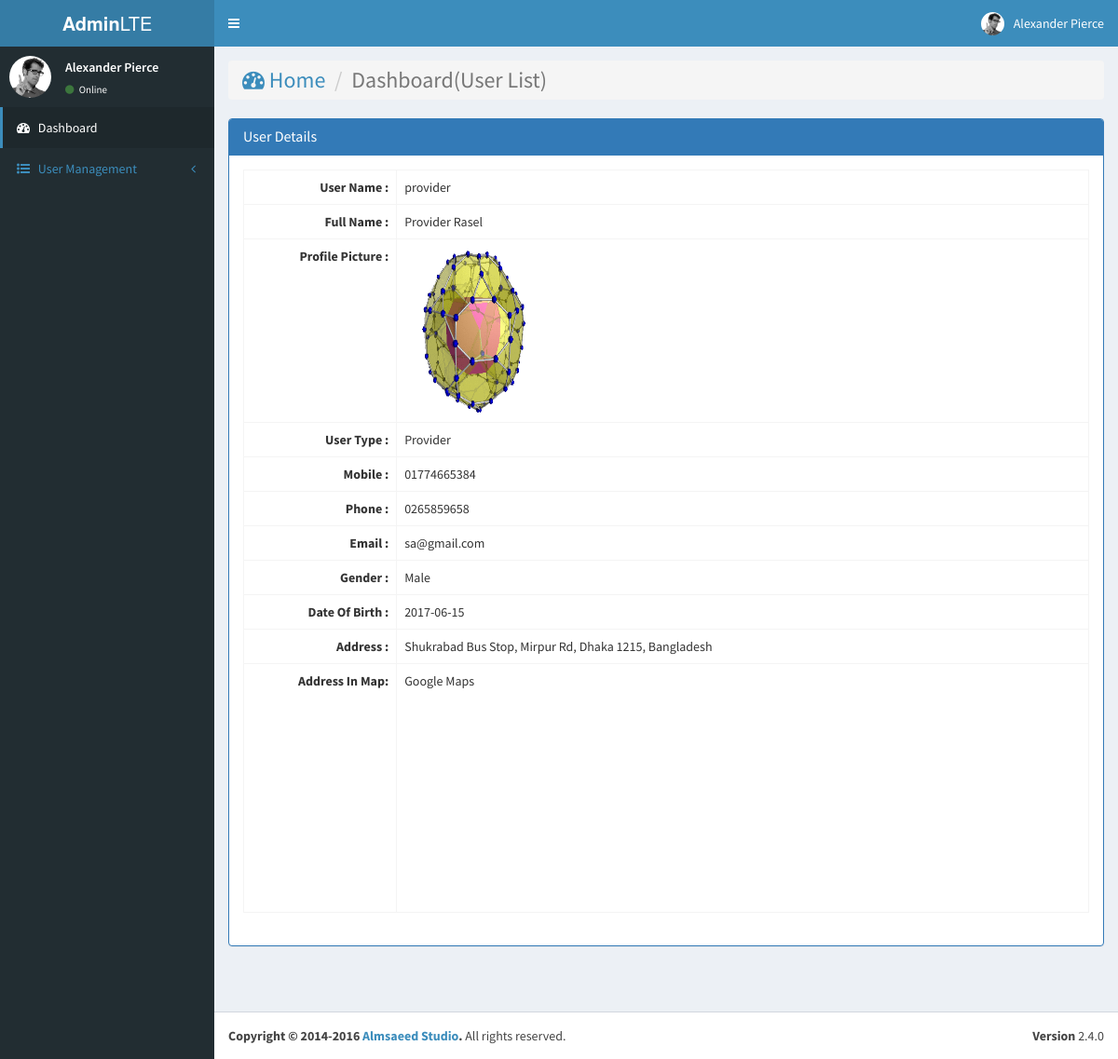
Screenshot of /view_test_api/view/3 with the database file from the repository.
### tables this page shows
CREATE TABLE `users` (
  `id` int(20) UNSIGNED NOT NULL,
  `username` varchar(100) NOT NULL,
  `password` varchar(100) NOT NULL,
  `fullname` varchar(100) NOT NULL,
  `usertype` enum('Admin','Provider','Receiver') NOT NULL,
  `mobile` varchar(14) NOT NULL,
  `phone` varchar(14) NOT NULL,
  `email` varchar(100) NOT NULL,
  `gender` enum('Male','Female','Other') NOT NULL,
  `dob` date NOT NULL,
  `general_address` varchar(250) NOT NULL,
  `thana_id` int(10) NOT NULL,
  `latitude` varchar(50) NOT NULL,
  `lognitude` varchar(50) NOT NULL,
  `credit_balance` float NOT NULL,
  `status` enum('Active','Inactive','Sucpend') NOT NULL DEFAULT 'Inactive',
  `profile_pic` varchar(100) NOT NULL,
  `thamb_nail` varchar(100) NOT NULL,
  `is_displayed` enum('Yes','No') NOT NULL,
  `created_at` date NOT NULL,
  `updated_at` date NOT NULL,
  `updated_by` int(11) NOT NULL
);

### application/core/HFood_Loader.php (called while the page is built, shortened)
<?php
class HFood_Loader extends CI_Loader
{
	function custom_view($view,$params=array(),$flag=false)
 	{
 	 	$CI =& get_instance();
 	 	$tpl_data=$CI->tpl->get_data();
 	 	if(is_array($params))
 	 	{
 	 		$params=array_merge($tpl_data,$params);
 	 	}
 	 	else
 	 	{
 	 		$params=$tpl_data;
 	 	}
 	 	$params['content_for_layout']=parent::view($view,$params,true);
 	 	$layout=$CI->tpl->get_layout();
 	 	return parent::view($layout,$params,$flag);
 	}
}
?>

### application/controllers/View_test_api.php (called while the page is built, shortened)
<?php
class View_test_api extends HFood_Controller
{
	function __construct(){
		$this->load->model(array('view_test_apimodel'));
		$this->load->library(array('form_validation','encryption'));
	}
	public function view($id=null){
		$user_details = $this->view_test_apimodel->get_user_details($id);
		$this->load->custom_view('view_test_api/view');
	}
}
?>

### index.php (called while the page is built, shortened)
<?php
require_once BASEPATH.'core/CodeIgniter.php';

### application/models/view_test_apimodel.php (called while the page is built, shortened)
<?php
class View_test_apimodel extends HFood_Model
{
	public function get_user_details($id=null){
		$this->db->select('*');
		$this->db->from('users');
		$this->db->where('id',$id);
		$rs=$this->db->get();
		return $rs->row_array();
	}
}
?>

### application/views/view_test_api/view.php (the view, shortened to what this page needs)
<div class="panel panel-primary">
	<div class="panel-heading">
		<h3 class="panel-title">
		User Details
		</h3>
	</div>
	<div class="panel-body">
		<table class="table table-bordered table-stripped table-hover">
			<tr>
				<th>User Name : </th>
				<td><?=$user_details['username']?></td>
			</tr>
			<tr>
				<th>Full Name : </th>
				<td><?=$user_details['fullname']?></td>
			</tr>
			<tr>
				<th>Profile Picture : </th>
				<td><img width="150px" height="180px" src="<?=$image_url.'profile_pic/'.$user_details['profile_pic']?>"/></td>
			</tr>
			<tr>
				<th>User Type : </th>
				<td><?=$user_details['usertype']?></td>
			</tr>
			<tr>
				<th>Mobile : </th>
				<td><?=$user_details['mobile']?></td>
			</tr>
			<tr>
				<th>Phone : </th>
				<td><?=$user_details['phone']?></td>
			</tr>
			<tr>
				<th>Email : </th>
				<td><?=$user_details['email']?></td>
			</tr>
			<tr>
				<th>Gender : </th>
				<td><?=$user_details['gender']?></td>
			</tr>
			<tr>
				<th>Date Of Birth : </th>
				<td><?=$user_details['dob']?></td>
			</tr>
			<tr>
				<th>Address : </th>
				<td><?=$user_details['general_address']?></td>
			</tr>
			<tr>
				<th>Address In Map: </th>
				<td>
					<div class="gllpLatlonPicker">
						<div class="gllpMap">Google Maps</div>
					</div>
				</td>
			</tr>
		</table>
	</div>
</div>

### css/style.css (style rules this page uses)
html,body,.margin_0 { margin:0; }

### application/views/view_test_api/view.php (style rules this page uses)
th { text-align:right; }

### rows the page displays
users: username "provider", fullname "Provider Rasel", profile_pic (picture), usertype "Provider", mobile "01774665384", phone "0265859658", email "sa@gmail.com", gender "Male", dob "2017-06-15", general_address "Shukrabad Bus Stop, Mirpur Rd, Dhaka 1215, Bangladesh"
